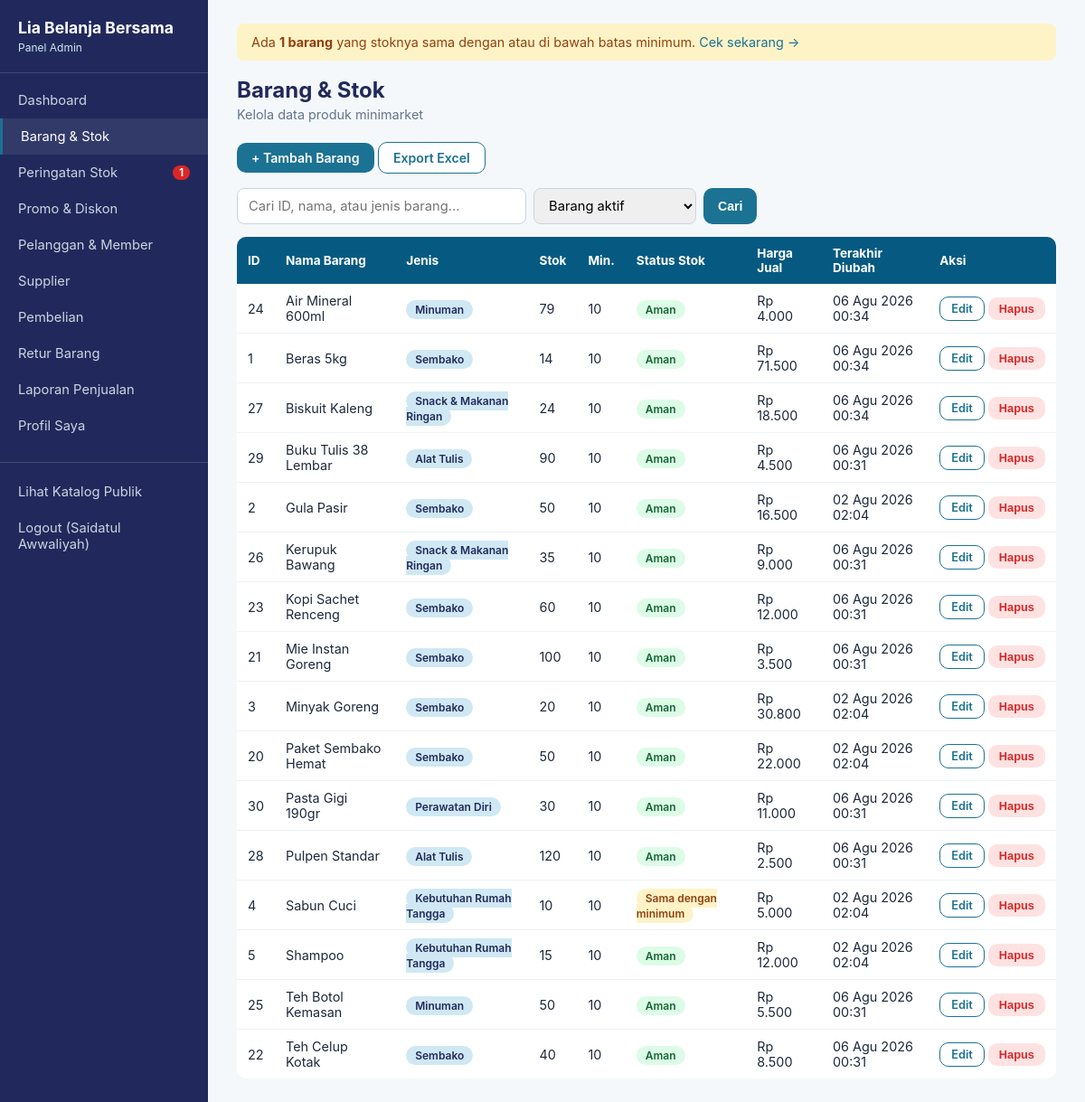
Screenshot of /admin/barang.php (signed in) with the database file from the repository.
### tables this page shows
CREATE TABLE `barang` (
  `id_barang` int(11) NOT NULL,
  `nama_barang` varchar(50) DEFAULT NULL,
  `id_jenis` int(11) DEFAULT NULL,
  `stok` int(11) DEFAULT NULL,
  `harga_jual` decimal(10,2) DEFAULT NULL,
  `created_at` timestamp NOT NULL DEFAULT current_timestamp(),
  `updated_at` timestamp NOT NULL DEFAULT current_timestamp() ON UPDATE current_timestamp()
);

CREATE TABLE `jenis` (
  `id_jenis` int(11) NOT NULL,
  `nama_jenis` varchar(50) NOT NULL
);

### includes/functions.php (called while the page is built, shortened)
<?php
function rupiah($angka): string {
    return 'Rp ' . number_format((float)$angka, 0, ',', '.');
}
function e($str): string {
    return htmlspecialchars((string)$str, ENT_QUOTES, 'UTF-8');
}
function tanggalIndo($tanggal): string {
    $bulan = ['', 'Jan', 'Feb', 'Mar', 'Apr', 'Mei', 'Jun', 'Jul', 'Agu', 'Sep', 'Okt', 'Nov', 'Des'];
    $t = strtotime($tanggal);
    return date('d', $t) . ' ' . $bulan[(int)date('n', $t)] . ' ' . date('Y', $t) . ' ' . date('H:i', $t);
}
function statusStok($stok, $min): array {
    $stok = (int)$stok; $min = (int)$min;
    if ($stok === $min) return ['Sama dengan minimum', 'badge-warn'];
    return ['Aman', 'badge-ok'];
}

### admin/barang.php (the view, shortened to what this page needs)
<?php
require_once __DIR__ . '/../includes/config.php';
require_once __DIR__ . '/../includes/functions.php';
$cari   = trim($_GET['cari'] ?? '');
$tampil = in_array($_GET['tampil'] ?? 'aktif', ['aktif', 'nonaktif', 'semua'], true) ? ($_GET['tampil'] ?? 'aktif') : 'aktif';
$sql = "SELECT b.*, j.nama_jenis
        FROM barang b
        LEFT JOIN jenis j ON b.id_jenis = j.id_jenis
        WHERE 1=1";
$params = [];
if ($tampil !== 'semua') {
    $sql .= " AND b.status = ?";
    $params[] = $tampil;
}
$sql .= " ORDER BY b.nama_barang ASC";
$stmt = $pdo->prepare($sql);
$stmt->execute($params);
$daftarBarang = $stmt->fetchAll();
require_once __DIR__ . '/../includes/admin_header.php';
?>
<h1>Barang & Stok</h1>
<p class="subtitle">Kelola data produk minimarket</p>
<a href="barang_form.php" class="btn btn-primary" style="margin-bottom:16px; display:inline-block;">+ Tambah Barang</a>
<a href="barang_export.php" class="btn btn-outline" style="margin-bottom:16px; display:inline-block;">Export Excel</a>
<form method="get" style="display:flex; gap:8px; margin-bottom:14px; flex-wrap:wrap;">
  <input type="text" name="cari" placeholder="Cari ID, nama, atau jenis barang..." value="<?= e($cari) ?>" style="max-width:320px;">
  <select name="tampil" style="max-width:180px;">
    <option value="aktif"    <?= $tampil === 'aktif' ? 'selected' : '' ?>>Barang aktif</option>
  </select>
  <button type="submit" class="btn btn-primary">Cari</button>
</form>
<table class="data">
  <tr>
    <th>ID</th><th>Nama Barang</th><th>Jenis</th><th>Stok</th><th>Min.</th><th>Status Stok</th><th>Harga Jual</th><th>Terakhir Diubah</th><th>Aksi</th>
  </tr>
  <?php foreach ($daftarBarang as $b): ?>
  <?php [$lbl, $cls] = statusStok($b['stok'], $b['stok_minimum']); ?>
  <tr>
    <td><?= (int)$b['id_barang'] ?></td>
    <td><?= e($b['nama_barang']) ?>
    </td>
    <td><span class="badge badge-info"><?= e($b['nama_jenis'] ?? '-') ?></span></td>
    <td><?= (int)$b['stok'] ?></td>
    <td><?= (int)$b['stok_minimum'] ?></td>
    <td><span class="badge <?= $cls ?>"><?= e($lbl) ?></span></td>
    <td><?= rupiah($b['harga_jual']) ?></td>
    <td><?= isset($b['updated_at']) ? tanggalIndo($b['updated_at']) : '-' ?></td>
    <td style="white-space:nowrap;">
      <a class="btn btn-outline btn-sm" href="barang_form.php?id=<?= (int)$b['id_barang'] ?>">Edit</a>
      <?php if ($b['status'] === 'aktif'): ?>
        <form method="post" action="barang_delete.php" style="display:inline;"
              onsubmit="return confirm('Yakin hapus barang \'<?= e(addslashes($b['nama_barang'])) ?>\'? Jika sudah pernah dipakai di transaksi, barang hanya dinonaktifkan.');">
          <button type="submit" class="btn btn-danger btn-sm">Hapus</button>
        </form>
      <?php endif; ?>
    </td>
  </tr>
  <?php endforeach; ?>
</table>
<?php require_once __DIR__ . '/../includes/admin_footer.php'; ?>

### assets/css/style.css (style rules this page uses)
:root { --navy: #21295C; --deepblue: #065A82; --teal: #1C7293; --ice: #CFE8F3; --bg: #F4F8FA; --text: #1E293B; --muted: #64748B; --white: #FFFFFF; --danger: #DC2626; --success: #059669; --radius: 10px; }
* { box-sizing: border-box; }
body { margin: 0; font-family: -apple-system, "Segoe UI", Roboto, Arial, sans-serif; background: var(--bg); color: var(--text); }
a { color: var(--teal); text-decoration: none; }
.content h1 { font-size: 1.5rem; color: var(--navy); margin: 0 0 4px; }
.content .subtitle { color: var(--muted); margin: 0 0 22px; font-size: 0.9rem; }
table.data { width: 100%; border-collapse: collapse; background: var(--white); border-radius: var(--radius); overflow: hidden; }
table.data th { background: var(--deepblue); color: var(--white); text-align: left; padding: 10px 12px; font-size: 0.85rem; }
table.data td { padding: 10px 12px; border-bottom: 1px solid #EEF2F6; font-size: 0.9rem; }
table.data tr:last-child td { border-bottom: none; }
.badge { padding: 3px 10px; border-radius: 20px; font-size: 0.75rem; font-weight: 600; }
.badge-ok { background: #DCFCE7; color: #166534; }
.badge-warn { background: #FEF3C7; color: #92400E; }
.badge-info { background: var(--ice); color: var(--navy); }
.btn { display: inline-block; padding: 8px 16px; border-radius: var(--radius); border: none; cursor: pointer; font-size: 0.88rem; font-weight: 600; text-decoration: none; }
.btn-primary { background: var(--teal); color: var(--white); }
.btn-danger { background: #FEE2E2; color: var(--danger); }
.btn-sm { padding: 5px 12px; font-size: 0.8rem; }
.btn-outline { background: var(--white); border: 1px solid var(--teal); color: var(--teal); }
form input, form select, form textarea { width: 100%; padding: 9px 12px; border: 1px solid #CBD5E1; border-radius: 8px; font-size: 0.92rem; font-family: inherit; }

### rows the page displays
barang: id_barang "24", nama_barang "Air Mineral 600ml", id_jenis.nama_jenis "Minuman", stok "79", stok_minimum "10", lbl "Aman", harga_jual "Rp 4.000", updated_at "06 Agu 2026 00:34"
barang: id_barang "1", nama_barang "Beras 5kg", id_jenis.nama_jenis "Sembako", stok "14", stok_minimum "10", lbl "Aman", harga_jual "Rp 71.500", updated_at "06 Agu 2026 00:34"
barang: id_barang "27", nama_barang "Biskuit Kaleng", id_jenis.nama_jenis "Snack & Makanan Ringan", stok "24", stok_minimum "10", lbl "Aman", harga_jual "Rp 18.500", updated_at "06 Agu 2026 00:34"
barang: id_barang "29", nama_barang "Buku Tulis 38 Lembar", id_jenis.nama_jenis "Alat Tulis", stok "90", stok_minimum "10", lbl "Aman", harga_jual "Rp 4.500", updated_at "06 Agu 2026 00:31"
barang: id_barang "2", nama_barang "Gula Pasir", id_jenis.nama_jenis "Sembako", stok "50", stok_minimum "10", lbl "Aman", harga_jual "Rp 16.500", updated_at "02 Agu 2026 02:04"
barang: id_barang "26", nama_barang "Kerupuk Bawang", id_jenis.nama_jenis "Snack & Makanan Ringan", stok "35", stok_minimum "10", lbl "Aman", harga_jual "Rp 9.000", updated_at "06 Agu 2026 00:31"
barang: id_barang "23", nama_barang "Kopi Sachet Renceng", id_jenis.nama_jenis "Sembako", stok "60", stok_minimum "10", lbl "Aman", harga_jual "Rp 12.000", updated_at "06 Agu 2026 00:31"
barang: id_barang "21", nama_barang "Mie Instan Goreng", id_jenis.nama_jenis "Sembako", stok "100", stok_minimum "10", lbl "Aman", harga_jual "Rp 3.500", updated_at "06 Agu 2026 00:31"
barang: id_barang "3", nama_barang "Minyak Goreng", id_jenis.nama_jenis "Sembako", stok "20", stok_minimum "10", lbl "Aman", harga_jual "Rp 30.800", updated_at "02 Agu 2026 02:04"
barang: id_barang "20", nama_barang "Paket Sembako Hemat", id_jenis.nama_jenis "Sembako", stok "50", stok_minimum "10", lbl "Aman", harga_jual "Rp 22.000", updated_at "02 Agu 2026 02:04"
barang: id_barang "30", nama_barang "Pasta Gigi 190gr", id_jenis.nama_jenis "Perawatan Diri", stok "30", stok_minimum "10", lbl "Aman", harga_jual "Rp 11.000", updated_at "06 Agu 2026 00:31"
barang: id_barang "28", nama_barang "Pulpen Standar", id_jenis.nama_jenis "Alat Tulis", stok "120", stok_minimum "10", lbl "Aman", harga_jual "Rp 2.500", updated_at "06 Agu 2026 00:31"
barang: id_barang "4", nama_barang "Sabun Cuci", id_jenis.nama_jenis "Kebutuhan Rumah Tangga", stok "10", stok_minimum "10", lbl "Sama dengan minimum", harga_jual "Rp 5.000", updated_at "02 Agu 2026 02:04"
barang: id_barang "5", nama_barang "Shampoo", id_jenis.nama_jenis "Kebutuhan Rumah Tangga", stok "15", stok_minimum "10", lbl "Aman", harga_jual "Rp 12.000", updated_at "02 Agu 2026 02:04"
barang: id_barang "25", nama_barang "Teh Botol Kemasan", id_jenis.nama_jenis "Minuman", stok "50", stok_minimum "10", lbl "Aman", harga_jual "Rp 5.500", updated_at "06 Agu 2026 00:31"
barang: id_barang "22", nama_barang "Teh Celup Kotak", id_jenis.nama_jenis "Sembako", stok "40", stok_minimum "10", lbl "Aman", harga_jual "Rp 8.500", updated_at "06 Agu 2026 00:31"

### other values shown
$item['label'] "Dashboard"
$item['label'] "Barang & Stok"
$item['label'] "Peringatan Stok"
$jumlahStokMenipis "1"
$item['label'] "Promo & Diskon"
$item['label'] "Pelanggan & Member"
$item['label'] "Supplier"
$item['label'] "Pembelian"
$item['label'] "Retur Barang"
$item['label'] "Laporan Penjualan"
$item['label'] "Profil Saya"
$_SESSION['nama_karyawan'] "Saidatul Awwaliyah"
